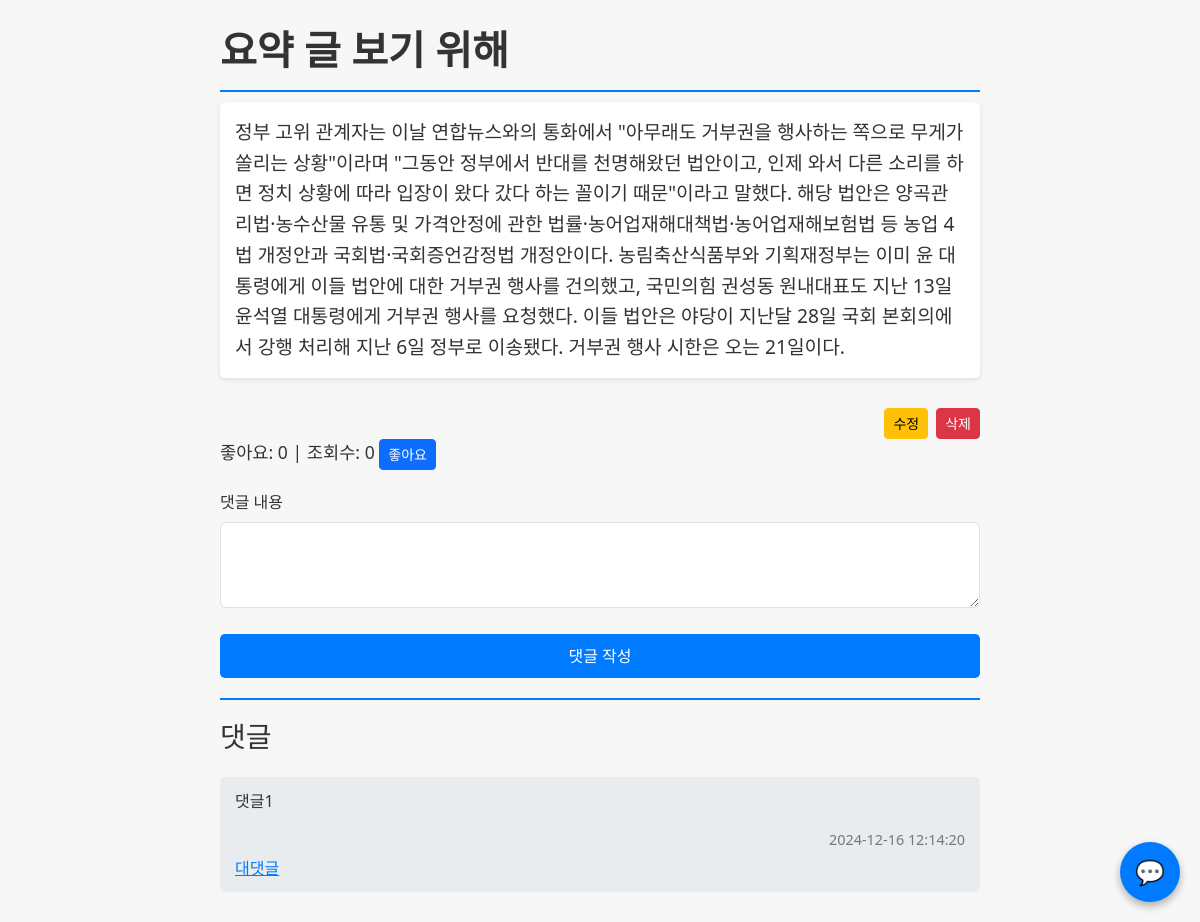
The page /post/12 on the database its author committed.
### tables this page shows
CREATE TABLE posts (
            id INTEGER PRIMARY KEY AUTOINCREMENT,
            title TEXT NOT NULL,
            content TEXT NOT NULL,
            created_at TIMESTAMP DEFAULT CURRENT_TIMESTAMP
        );

CREATE TABLE comments (
            id INTEGER PRIMARY KEY AUTOINCREMENT,
            post_id INTEGER NOT NULL,
            content TEXT NOT NULL,
            parent_id INTEGER DEFAULT NULL,
            created_at TIMESTAMP DEFAULT CURRENT_TIMESTAMP,
            is_ai INTEGER DEFAULT 0,
            FOREIGN KEY (post_id) REFERENCES posts (id),
            FOREIGN KEY (parent_id) REFERENCES comments (id)
        );

### app.py (the view, shortened to what this page needs)
@app.route('/post/<int:post_id>', methods=['GET', 'POST', 'DELETE'])
def post(post_id):
    conn = sqlite3.connect('board.db')
    post = conn.cursor().execute('SELECT * FROM posts WHERE id = ?', (post_id,)).fetchone()
    comments = conn.cursor().execute('SELECT * FROM comments WHERE post_id = ? ORDER BY created_at', (post_id,)).fetchall()
    structured_comments = {}
    for comment in comments:
        if comment[3] not in structured_comments:  # parent_id
            structured_comments[comment[3]] = []
        structured_comments[comment[3]].append(comment)
    conn.close()
    return render_template('post.html', post=post, comments=structured_comments)

### templates/post.html (shortened to what this page needs)
<!DOCTYPE html>
<html lang="ko">
<head>
    <link href="https://cdn.jsdelivr.net/npm/bootstrap@5.3.0/dist/css/bootstrap.min.css" rel="stylesheet">
</head>
<body>
    <div class="container">
        <div>
            <div class="post-title">{{ post[1] }}</div>
            <div class="post-content" id="content2">{{ post[2].replace('\\n', '<br>')|safe }}</div>
        </div>
        <div class="d-flex justify-content-end">
            <a href="{{ url_for('edit_post', post_id=post[0]) }}" class="btn btn-warning btn-sm me-2">수정</a>
            <button class="btn btn-danger btn-sm" id="deletePostButton">삭제</button>
        </div>
        <div class="stats-section">
            <span id="likeCount">좋아요: 0</span> |
            <span id="viewCount">조회수: 0</span>
            <button id="likeButton" class="btn btn-primary btn-sm">좋아요</button>
        </div>
        <div class="mt-3">
            <form method="post" class="comment-form">
                <div class="mb-3">
                    <label for="content" class="form-label">댓글 내용</label>
                    <textarea id="content" name="content" class="form-control" rows="3" required></textarea>
                </div>
                <button type="submit" class="btn btn-submit">댓글 작성</button>
            </form>
        </div>
        <div class="comment-section">
            <h3 class="mb-4">댓글</h3>
            {% for comment in comments[None] %}
                <div class="comment">
                    <p>{{ comment[2] }}</p>
                    {% if comment[5] == 1 %}
                    <div class="comment-date">AI에 의해 작성된 댓글입니다.</div>
                    {% else %}
                    <div class="comment-date">{{comment[4]}}</div>
                    {% endif %}
                    <button class="btn btn-reply reply-button" data-comment-id="{{ comment[0] }}">대댓글</button>
                </div>
            {% endfor %}
        </div>
    </div>
    <div class="chat-button" id="chatButton">💬</div>
</body>
</html>

### templates/post.html (style rules this page uses)
body, html { height: 100%; margin: 0; background-color: #f7f7f7; color: #333; }
.container { max-width: 800px; padding: 20px; }
.post-title { font-size: 2.5em; font-weight: bold; margin-bottom: 10px; border-bottom: 2px solid #007bff; padding-bottom: 10px; }
.post-content { font-size: 1.2em; margin-bottom: 30px; line-height: 1.6; background-color: #ffffff; padding: 15px; border-radius: 5px; box-shadow: 0 2px 5px rgba(0,0,0,0.1); max-height: 300px; overflow-y: auto; position: relative; z-index: 1; }
.d-flex { position: relative; z-index: 2; }
.stats-section { margin-bottom: 20px; font-size: 1.1em; }
.comment-section { margin-top: 20px; border-top: 2px solid #007bff; padding-top: 20px; }
.comment { padding: 12px 15px; background-color: #e9ecef; border-radius: 5px; margin-bottom: 10px; position: relative; }
.comment-date { font-size: 0.9em; color: #777; text-align: right; margin-top: 5px; }
.btn-submit { background-color: #007bff; color: white; border: none; font-size: 1em; padding: 10px; width: 100%; border-radius: 5px; margin-top: 10px; }
.btn-reply { background-color: transparent; color: #007bff; border: none; padding: 0; margin-top: 5px; cursor: pointer; font-size: 1em; text-decoration: underline; }
.chat-button { position: fixed; bottom: 20px; right: 20px; width: 60px; height: 60px; background-color: #007bff; color: white; border-radius: 50%; display: flex; align-items: center; justify-content: center; font-size: 1.5em; cursor: pointer; box-shadow: 0 4px 8px rgba(0,0,0,0.3); }

### rows shown on the page
posts: title "요약 글 보기 위해", content "정부 고위 관계자는 이날 연합뉴스와의 통화에서 \"아무래도 거부권을 행사하는 쪽으로 무게가 쏠리는 상황\"이라며 \"그동안 정부에서 반대를 천명해왔던 법안이고, 인제 와서 다른 소리를 하면 정치 상황에 따라 입장이 왔다 갔다 하는 꼴이기 때문\"이라고 말했다. 해당 법안은 양곡관리법·농수산물 유통 및 가격안정에 관한 법률·농어업재해대책법·농어업재해보험법 등 농업 4법 개정안과 국회법·국회증언감정법 개정안이다. 농림축산식품부와 기획재정부는 이미 윤 대통령에게 이들 법안에 대한 거부권 행사를 건의했고, 국민의힘 권성동 원내대표도 지난 13일 윤석열 대통령에게 거부권 행사를 요청했다. 이들 법안은 야당이 지난달 28일 국회 본회의에서 강행 처리해 지난 6일 정부로 이송됐다. 거부권 행사 시한은 오는 21일이다."
comments: content "댓글1", created_at "2024-12-16 12:14:20"
